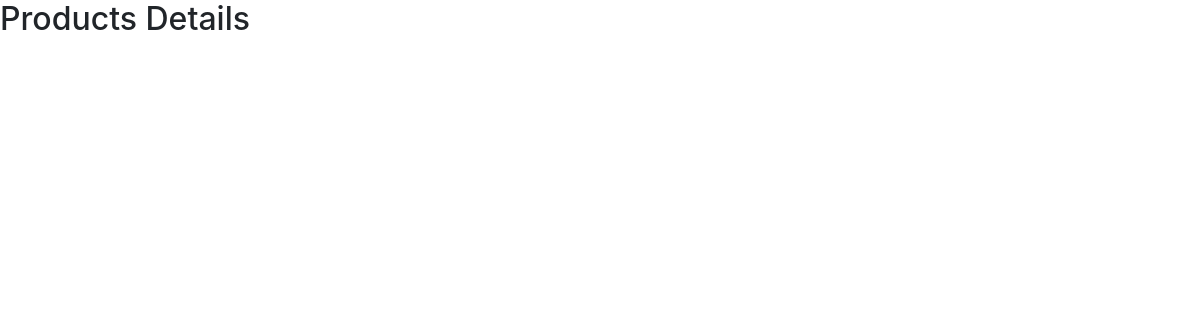
Before: /products/6/ with the older database file.
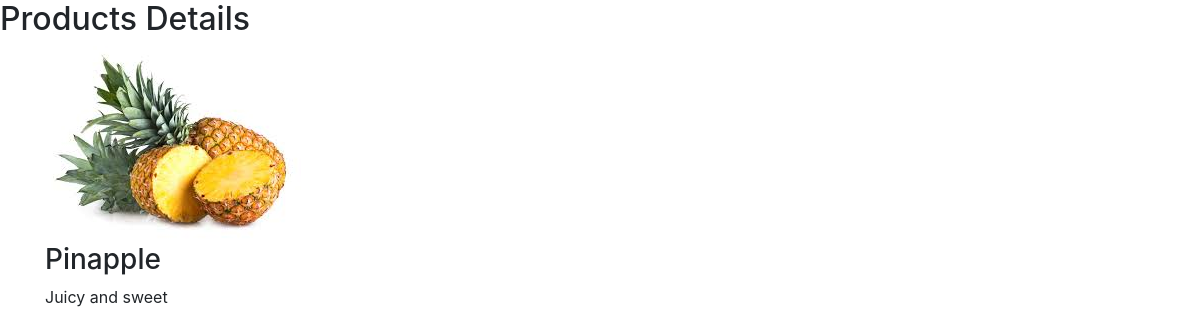
After: the same page with the newer database file.
### catalogue/models.py (models this page shows, shortened)
class Product(models.Model):
    title = models.CharField(max_length=20)
    category = models.ForeignKey(ProductCategory, on_delete=models.CASCADE)
    description = models.TextField()
    supplier_price = models.DecimalField(max_digits=6, decimal_places=2)
    selling_price = models.DecimalField(max_digits=6, decimal_places=2)
    supplier = models.ForeignKey(ProductSupplier, on_delete=models.CASCADE)
    kiosk = models.ForeignKey(Kiosk, on_delete=models.CASCADE)
    number_in_stock = models.IntegerField()
    product_image= models.ImageField(upload_to='gallery/')

### catalogue/views.py (the view)
# urls.py: path('products/<int:product_id>/',details, name='details'),
def details(request,product_id):
    product=Product.objects.filter(id=product_id)
    return render(request,'details.html', {'product':product,})

### catalogue/templates/details.html (shortened to what this page needs)
 <!DOCTYPE html>
  <html lang="en">
  <head>
    <link rel="stylesheet" href="https://stackpath.bootstrapcdn.com/bootstrap/4.5.2/css/bootstrap.min.css">
    <link rel="stylesheet" href="https://stackpath.bootstrapcdn.com/bootstrap/4.5.2/css/bootstrap.min.css">
  </head>
  <h2>Products Details</h2>
  <body>
<div class="container">
    {%for products in product %}
  <img src={{products.product_image.url}}>
  <h3> {{products.title}}</h3>{{products.price}}{{products.description}}<br>
  {% endfor %}
  </body>
  </html>

Changed rows visible on the page:
added Product: product_image (picture), title "Pinapple", description "Juicy and sweet"
